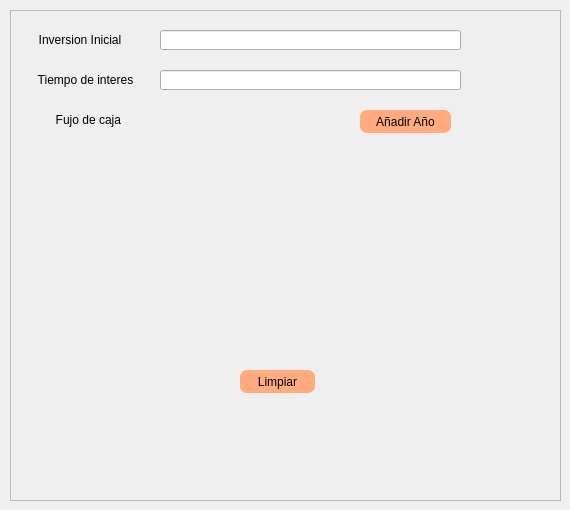
            <widget class="QWidget" name="page_tres">
             <widget class="QFrame" name="frame_5">
              <property name="geometry">
               <rect>
                <x>10</x>
                <y>10</y>
                <width>551</width>
                <height>491</height>
               </rect>
              </property>
              <property name="styleSheet">
               <string notr="true">QPushButton{
border-radius:7px;
}</string>
              </property>
              <property name="frameShape">
               <enum>QFrame::StyledPanel</enum>
              </property>
              <property name="frameShadow">
               <enum>QFrame::Raised</enum>
              </property>
              <widget class="QLabel" name="label_15">
               <property name="geometry">
                <rect>
                 <x>20</x>
                 <y>100</y>
                 <width>120</width>
                 <height>20</height>
                </rect>
               </property>
               <property name="styleSheet">
                <string notr="true">font: 75 12pt &quot;Arial&quot;;</string>
               </property>
               <property name="text">
                <string>Fujo de caja </string>
               </property>
               <property name="alignment">
                <set>Qt::AlignCenter</set>
               </property>
              </widget>
              <widget class="QLabel" name="label_17">
               <property name="geometry">
                <rect>
                 <x>10</x>
                 <y>20</y>
                 <width>120</width>
                 <height>20</height>
                </rect>
               </property>
               <property name="styleSheet">
                <string notr="true">font: 75 12pt &quot;Arial&quot;;</string>
               </property>
               <property name="text">
                <string>Inversion Inicial</string>
               </property>
               <property name="alignment">
                <set>Qt::AlignCenter</set>
               </property>
              </widget>
              <widget class="QPushButton" name="pushButton_5">
               <property name="geometry">
                <rect>
                 <x>230</x>
                 <y>360</y>
                 <width>75</width>
                 <height>23</height>
                </rect>
               </property>
               <property name="styleSheet">
                <string notr="true">background-color: rgb(255, 170, 127);</string>
               </property>
               <property name="text">
                <string>Limpiar</string>
               </property>
              </widget>
              <widget class="QLineEdit" name="lineEdit_13">
               <property name="geometry">
                <rect>
                 <x>150</x>
                 <y>20</y>
                 <width>301</width>
                 <height>20</height>
                </rect>
               </property>
              </widget>
              <widget class="QLineEdit" name="lineEdit_70">
               <property name="geometry">
                <rect>
                 <x>150</x>
                 <y>60</y>
                 <width>301</width>
                 <height>20</height>
                </rect>
               </property>
              </widget>
              <widget class="QLabel" name="label_73">
               <property name="geometry">
                <rect>
                 <x>10</x>
                 <y>60</y>
                 <width>131</width>
                 <height>20</height>
                </rect>
               </property>
               <property name="styleSheet">
                <string notr="true">font: 75 12pt &quot;Arial&quot;;</string>
               </property>
               <property name="text">
                <string>Tiempo de interes</string>
               </property>
               <property name="alignment">
                <set>Qt::AlignCenter</set>
               </property>
              </widget>
              <widget class="QPushButton" name="pushButton_27">
               <property name="geometry">
                <rect>
                 <x>350</x>
                 <y>100</y>
                 <width>91</width>
                 <height>23</height>
                </rect>
               </property>
               <property name="styleSheet">
                <string notr="true">background-color: rgb(255, 170, 127);</string>
               </property>
               <property name="text">
                <string>Añadir Año</string>
               </property>
              </widget>
             </widget>
            </widget>
